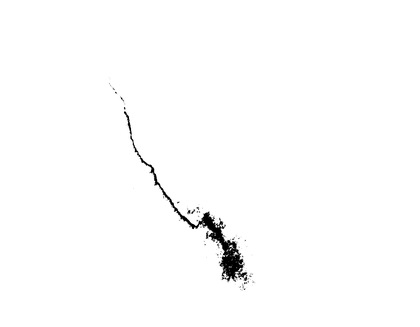
%> input picture s.bmp, 420 x 327 px, shrunk from 1449 x 1128 before the run
$ octave --eval "result = spillgeom(imread('s.bmp'));"   (GNU Octave 9; MATLAB toolbox functions it lacks are replaced by stand-ins)
%> lines starting %> are read from the running program, lines starting %| are printed output that depends on the picture
### spillbin.m

% Questo script esegue la conversione dell'immagine
% da formato RGB a formato binario/grayscale

function [imgbin] = spillbin( img )

imgbin = img;

if size(img, 3) == 3 % vuol dire che l'immagine è RGB
    level = graythresh(img);
    imgbin = im2bw(img, level);
end

### spillperim.m

% Questo script si occupa di ricavare il perimetro
% dell'oggetto in input

function [length, perim_img] = spillperim( img, debug )
% il parametro debug è opzionale
if nargin <= 1
   debug = false;
end

% L'oggetto in input deve essere binario
temp = spillbin( img );
%> in spillbin, imgbin is the input picture: size 327x420 uint8; min 0, max 255, mean 252.5

% Produco l'immagine contenete il bordo dell'oggetto
perim_img = bwperim( temp );

% Debug grafico
if debug
    imshow(perim_img);
end

% Calcolo il perimetro
length = sum( int32( perim_img(:) ) );

### spillarea.m

% Calcolo dell'area dell'oggetto passato in input

function [area] = spillarea( img )

% L'oggetto in input deve essere binario
temp = spillbin( img );

% Calcolo dell'area
area = bwarea( temp );

### spillfipm.m

% First Invariant Planar Moment (FIPM)

function [FIPM] = spillfipm( img )
% n the number of points in the dark patch contour.
% Quindi lavoriamo solo con i pixel del contorno
[length, perim] = spillperim( img );
% Numero di pixel pari a 1 dell'immagine
n = numel( perim(:) );

% Dimensioni dell'immagine
[nrows, ncols] = size( img );

% Calcolo xc e yc
xc = 0;
yc = 0;
for j = 1:ncols
    for i = 1:nrows
        if perim(i, j) == 1
           xc = xc + i;
           yc = yc + j;
        end
    end
end

xc = xc / n;
yc = yc / n;

% Calcolo di FIPM
FIPM = 0;
for j = 1:ncols
    for i = 1:nrows
        if perim(i, j) == 1
           FIPM = FIPM + ( (i - xc)^2 + (j - yc)^2 );
        end
    end
end
FIPM = FIPM / ( n ^ 2 );

### spillellipfit.m

% Script per il fitting di una ellisse
% length: value of main axe of an ellipse fitted to the data.
% width: value of minor axe of an ellipse fitted to the data.

function [majoraxis, minaxis] = spillellipfit( img, debug )
% il parametro debug è opzionale
if nargin <= 1
   debug = false;
end

[p, pimg] = spillperim( img );

props = regionprops(pimg, 'Orientation', 'MajorAxisLength', ...
    'MinorAxisLength', 'Eccentricity', 'Centroid');

% Rappresentazioni grafiche delle ellissi
if debug
    imshow( pimg );
    hold on;

    phi = linspace(0,2*pi,50);
    cosphi = cos(phi);
    sinphi = sin(phi);

    for k = 1:length(props)
        xbar = props(k).Centroid(1);
        ybar = props(k).Centroid(2);

        a = props(k).MajorAxisLength/2;
        b = props(k).MinorAxisLength/2;

        theta = pi*props(k).Orientation/180;
        R = [ cos(theta)   sin(theta)
             -sin(theta)   cos(theta)];

        xy = [a*cosphi; b*sinphi];
        xy = R*xy;

        x = xy(1,:) + xbar;
        y = xy(2,:) + ybar;

        plot(x,y,'r','LineWidth',2);
    end
    hold off
end

majoraxis = props(1).MajorAxisLength;
minaxis = props(1).MinorAxisLength;
for k = 2:length(props)
    if props(k).MajorAxisLength > majoraxis
       majoraxis = props(k).MajorAxisLength;
    end
    if props(k).MinorAxisLength < minaxis
       minaxis = props(k).MinorAxisLength;
    end
end

### spillgeom.m

% Script per il calcolo delle features di natura geometrica
% img: Spill oil segmentato

function [ out ] = spillgeom( img )
%% 1. Calcolo del perimetro
[out.Perimeter, perim_img] = spillperim( img );
%> in spillperim, `perim_img = bwperim( temp );`:
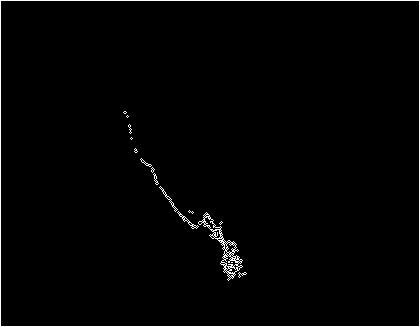
%> perim_img: size 327x420 logical; 1.6% white in thin lines or dots
%> in spillperim, `length = sum( int32( perim_img(:) ) );`: length = 2174

%% 2. Calcolo dell'area
out.Area = spillarea( img );

%% 3. Calcolo della complessità dell'oggetto
% This feature will take a small numerical value for regions with simple
% geometry and larger values for complex geometrical regions.
out.Complexity = out.Perimeter / (2 * sqrt( pi * out.Area ));

%% 4. Calcolo del FIPM
out.FIPM = spillfipm( img );

%% 5. Calcolo dei parametri basati sull fitting dell'ellisse
% Ellipse Length: value of main axe of an ellipse fitted to the data
% Ellipse Width: value of minor axe of an ellipse fitted to the data.
[ out.EL, out.EW ] = spillellipfit( img );
% Ellipse Asymetry
out.EA = 1 - ( out.EW / out.EL );

%% 6. Length (L): sum of skeleton edges
% (obtained by Delaunay triangulation),
% that build the main line.

%out.Length = spilldelaunay( img );
out.Length = out.EL; % Approssimazione vista sul paper

% Width (W): mean value of Delaunay triangles
% which are crossed by main line.
out.Width = out.Area / out.Length;

% Length To Width Ratio (LWR)
out.LWR = out.Length / out.Width;

% Compactness (Comp), defined as
out.Comp = ( out.Length * out.Width ) / out.Area;
%> in spillarea, `area = bwarea( temp );`: area = 137049.5
%> in spillgeom, `out.Complexity = out.Perimeter / (2 * sqrt( pi * out.Area ));`: out.Complexity = 1.66
%> in spillfipm, `n = numel( perim(:) );`: n = 137340
%> after the loop in spillfipm, `for j = 1:ncols`: xc = 401994; yc = 455079
%> in spillfipm, `xc = xc / n;`: xc = 2.93
%> in spillfipm, `yc = yc / n;`: yc = 3.31
%> after the loop in spillfipm, `for j = 1:ncols`: FIPM = 236913006
%> in spillfipm, `FIPM = FIPM / ( n ^ 2 );`: FIPM = 0.0126
%> in spillellipfit, `[p, pimg] = spillperim( img );`: p = 2174
%> in spillellipfit, `props = regionprops(pimg, 'Orientation', 'MajorAxisLength', 'MinorAxis..`: props = 16 regions; first 5, Centroid, MajorAxisLength, MinorAxisLength, Eccentricity and Orientation: [210.5 164] 662.5 548.7 0.56 0, [125.5 113] 4 3.46 0.5 0, [128 117] 3.06 3.06 0 0, [130.6 129.4] 11.57 3.34 0.957 -80.69, [132 139] 3.06 3.06 0 0
%> in spillellipfit, `majoraxis = props(1).MajorAxisLength;`: majoraxis = 662.5
%> in spillellipfit, `minaxis = props(1).MinorAxisLength;`: minaxis = 548.7
%> the loop in spillellipfit, `for k = 2:length(props)` made 15 passes
%> minaxis on passes 1, 2, 13, 14: 3.46, 3.06, 3.06, 1.15
%> in spillgeom, `[ out.EL, out.EW ] = spillellipfit( img );`: out.EL = 662.5; out.EW = 1.15
%> in spillgeom, `out.EA = 1 - ( out.EW / out.EL );`: out.EA = 0.998
%> in spillgeom, `out.Length = out.EL;`: out.Length = 662.5
%> in spillgeom, `out.Width = out.Area / out.Length;`: out.Width = 206.9
%> in spillgeom, `out.LWR = out.Length / out.Width;`: out.LWR = 3.2
%> in spillgeom, `out.Comp = ( out.Length * out.Width ) / out.Area;`: out.Comp = 1
%> `result = spillgeom(imread('s.bmp'));`: result = 1 region; Perimeter, Area, Complexity, FIPM and EL: 2174 137049.5 1.66 0.0126 662.5
